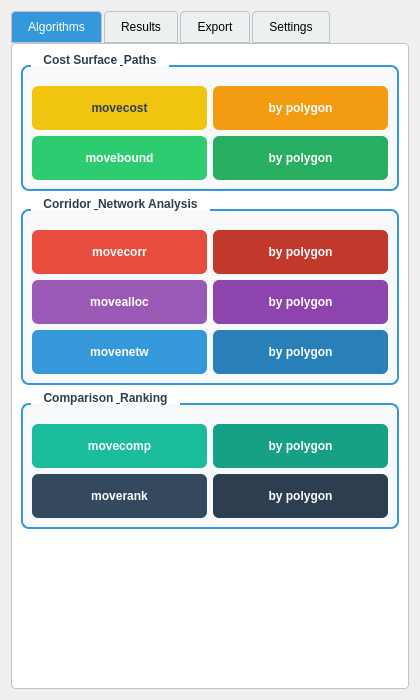
<?xml version="1.0" encoding="UTF-8"?>
<ui version="4.0">
 <class>MovecostDialog</class>
 <widget class="QDialog" name="MovecostDialog">
  <property name="geometry">
   <rect>
    <x>0</x>
    <y>0</y>
    <width>420</width>
    <height>700</height>
   </rect>
  </property>
  <property name="windowTitle">
   <string>MoveCost Analysis</string>
  </property>
  <property name="styleSheet">
   <string notr="true">QGroupBox {
    font-weight: bold;
    border: 2px solid #3498db;
    border-radius: 8px;
    margin-top: 12px;
    padding-top: 10px;
    background-color: #f8f9fa;
}
QGroupBox::title {
    subcontrol-origin: margin;
    left: 10px;
    padding: 0 8px;
    color: #2c3e50;
}
QPushButton {
    border: none;
    border-radius: 6px;
    padding: 8px 12px;
    font-weight: 500;
    min-height: 28px;
}
QPushButton:hover {
    opacity: 0.9;
}
QPushButton:pressed {
    padding-top: 10px;
}
QTabWidget::pane {
    border: 1px solid #bdc3c7;
    border-radius: 4px;
    background: white;
}
QTabBar::tab {
    background: #ecf0f1;
    border: 1px solid #bdc3c7;
    padding: 8px 16px;
    margin-right: 2px;
    border-top-left-radius: 4px;
    border-top-right-radius: 4px;
}
QTabBar::tab:selected {
    background: #3498db;
    color: white;
}
QTextEdit {
    border: 1px solid #bdc3c7;
    border-radius: 4px;
    background: white;
}
QComboBox {
    border: 1px solid #bdc3c7;
    border-radius: 4px;
    padding: 4px 8px;
    background: white;
}</string>
  </property>
  <layout class="QVBoxLayout" name="verticalLayout_main">
   <item>
    <widget class="QTabWidget" name="mc_tabWidget">
     <property name="currentIndex">
      <number>0</number>
     </property>
     <!-- Tab 1: Algorithms -->
     <widget class="QWidget" name="mc_tabAlgorithms">
      <attribute name="title">
       <string>Algorithms</string>
      </attribute>
      <layout class="QVBoxLayout" name="verticalLayout_algorithms">
       <!-- GroupBox: Cost Surface & Paths -->
       <item>
        <widget class="QGroupBox" name="groupBox_cost">
         <property name="title">
          <string>Cost Surface &amp; Paths</string>
         </property>
         <layout class="QGridLayout" name="gridLayout_cost">
          <item row="0" column="0">
           <widget class="QPushButton" name="pushButton_movecost">
            <property name="text">
             <string>movecost</string>
            </property>
            <property name="styleSheet">
             <string notr="true">background-color: #f1c40f; color: #2c3e50;</string>
            </property>
           </widget>
          </item>
          <item row="0" column="1">
           <widget class="QPushButton" name="pushButton_movecost_p">
            <property name="text">
             <string>by polygon</string>
            </property>
            <property name="styleSheet">
             <string notr="true">background-color: #f39c12; color: white;</string>
            </property>
           </widget>
          </item>
          <item row="1" column="0">
           <widget class="QPushButton" name="pushButton_movebound">
            <property name="text">
             <string>movebound</string>
            </property>
            <property name="styleSheet">
             <string notr="true">background-color: #2ecc71; color: white;</string>
            </property>
           </widget>
          </item>
          <item row="1" column="1">
           <widget class="QPushButton" name="pushButton_movebound_p">
            <property name="text">
             <string>by polygon</string>
            </property>
            <property name="styleSheet">
             <string notr="true">background-color: #27ae60; color: white;</string>
            </property>
           </widget>
          </item>
         </layout>
        </widget>
       </item>
       <!-- GroupBox: Corridor & Network Analysis -->
       <item>
        <widget class="QGroupBox" name="groupBox_analysis">
         <property name="title">
          <string>Corridor &amp; Network Analysis</string>
         </property>
         <layout class="QGridLayout" name="gridLayout_analysis">
          <item row="0" column="0">
           <widget class="QPushButton" name="pushButton_movecorr">
            <property name="text">
             <string>movecorr</string>
            </property>
            <property name="styleSheet">
             <string notr="true">background-color: #e74c3c; color: white;</string>
            </property>
           </widget>
          </item>
          <item row="0" column="1">
           <widget class="QPushButton" name="pushButton_movecorr_p">
            <property name="text">
             <string>by polygon</string>
            </property>
            <property name="styleSheet">
             <string notr="true">background-color: #c0392b; color: white;</string>
            </property>
           </widget>
          </item>
          <item row="1" column="0">
           <widget class="QPushButton" name="pushButton_movealloc">
            <property name="text">
             <string>movealloc</string>
            </property>
            <property name="styleSheet">
             <string notr="true">background-color: #9b59b6; color: white;</string>
            </property>
           </widget>
          </item>
          <item row="1" column="1">
           <widget class="QPushButton" name="pushButton_movealloc_p">
            <property name="text">
             <string>by polygon</string>
            </property>
            <property name="styleSheet">
             <string notr="true">background-color: #8e44ad; color: white;</string>
            </property>
           </widget>
          </item>
          <item row="2" column="0">
           <widget class="QPushButton" name="pushButton_movenetw">
            <property name="text">
             <string>movenetw</string>
            </property>
            <property name="styleSheet">
             <string notr="true">background-color: #3498db; color: white;</string>
            </property>
           </widget>
          </item>
          <item row="2" column="1">
           <widget class="QPushButton" name="pushButton_movenetw_p">
            <property name="text">
             <string>by polygon</string>
            </property>
            <property name="styleSheet">
             <string notr="true">background-color: #2980b9; color: white;</string>
            </property>
           </widget>
          </item>
         </layout>
        </widget>
       </item>
       <!-- GroupBox: Comparison & Ranking -->
       <item>
        <widget class="QGroupBox" name="groupBox_compare">
         <property name="title">
          <string>Comparison &amp; Ranking</string>
         </property>
         <layout class="QGridLayout" name="gridLayout_compare">
          <item row="0" column="0">
           <widget class="QPushButton" name="pushButton_movecomp">
            <property name="text">
             <string>movecomp</string>
            </property>
            <property name="styleSheet">
             <string notr="true">background-color: #1abc9c; color: white;</string>
            </property>
           </widget>
          </item>
          <item row="0" column="1">
           <widget class="QPushButton" name="pushButton_movecomp_p">
            <property name="text">
             <string>by polygon</string>
            </property>
            <property name="styleSheet">
             <string notr="true">background-color: #16a085; color: white;</string>
            </property>
           </widget>
          </item>
          <item row="1" column="0">
           <widget class="QPushButton" name="pushButton_moverank_p">
            <property name="text">
             <string>moverank</string>
            </property>
            <property name="styleSheet">
             <string notr="true">background-color: #34495e; color: white;</string>
            </property>
           </widget>
          </item>
          <item row="1" column="1">
           <widget class="QPushButton" name="pushButton_moverank_polygon">
            <property name="text">
             <string>by polygon</string>
            </property>
            <property name="styleSheet">
             <string notr="true">background-color: #2c3e50; color: white;</string>
            </property>
           </widget>
          </item>
         </layout>
        </widget>
       </item>
       <!-- Vertical spacer -->
       <item>
        <spacer name="verticalSpacer_algorithms">
         <property name="orientation">
          <enum>Qt::Vertical</enum>
         </property>
         <property name="sizeHint" stdset="0">
          <size>
           <width>20</width>
           <height>40</height>
          </size>
         </property>
        </spacer>
       </item>
      </layout>
     </widget>
     <!-- Tab 2: Results -->
     <widget class="QWidget" name="mc_tabResults">
      <attribute name="title">
       <string>Results</string>
      </attribute>
      <layout class="QVBoxLayout" name="verticalLayout_results">
       <!-- GroupBox: Cost Summary -->
       <item>
        <widget class="QGroupBox" name="groupBox_summary">
         <property name="title">
          <string>Cost Summary</string>
         </property>
         <layout class="QVBoxLayout" name="verticalLayout_summary">
          <item>
           <widget class="QTextEdit" name="textEdit_summary">
            <property name="readOnly">
             <bool>true</bool>
            </property>
            <property name="placeholderText">
             <string>Run an algorithm to see the cost summary here...</string>
            </property>
           </widget>
          </item>
         </layout>
        </widget>
       </item>
       <!-- GroupBox: R Plot Viewer -->
       <item>
        <widget class="QGroupBox" name="groupBox_plot">
         <property name="title">
          <string>R Plot Viewer</string>
         </property>
         <layout class="QVBoxLayout" name="verticalLayout_plot">
          <item>
           <widget class="QLabel" name="label_plot">
            <property name="minimumSize">
             <size>
              <width>0</width>
              <height>200</height>
             </size>
            </property>
            <property name="styleSheet">
             <string notr="true">background-color: white; border: 1px solid #bdc3c7; border-radius: 4px;</string>
            </property>
            <property name="text">
             <string>R plots will appear here after running an algorithm</string>
            </property>
            <property name="alignment">
             <set>Qt::AlignCenter</set>
            </property>
           </widget>
          </item>
          <item>
           <layout class="QHBoxLayout" name="horizontalLayout_plot_buttons">
            <item>
             <widget class="QPushButton" name="pushButton_refresh_plot">
              <property name="text">
               <string>Refresh Plot</string>
              </property>
              <property name="styleSheet">
               <string notr="true">background-color: #3498db; color: white;</string>
              </property>
             </widget>
            </item>
            <item>
             <widget class="QPushButton" name="pushButton_save_plot">
              <property name="text">
               <string>Save Plot</string>
              </property>
              <property name="styleSheet">
               <string notr="true">background-color: #2ecc71; color: white;</string>
              </property>
             </widget>
            </item>
           </layout>
          </item>
         </layout>
        </widget>
       </item>
      </layout>
     </widget>
     <!-- Tab 3: Export -->
     <widget class="QWidget" name="mc_tabExport">
      <attribute name="title">
       <string>Export</string>
      </attribute>
      <layout class="QVBoxLayout" name="verticalLayout_export">
       <!-- GroupBox: Export Options -->
       <item>
        <widget class="QGroupBox" name="groupBox_export">
         <property name="title">
          <string>Export Options</string>
         </property>
         <layout class="QVBoxLayout" name="verticalLayout_export_options">
          <item>
           <widget class="QPushButton" name="pushButton_export_csv">
            <property name="text">
             <string>Export Cost Table (CSV)</string>
            </property>
            <property name="styleSheet">
             <string notr="true">background-color: #27ae60; color: white;</string>
            </property>
           </widget>
          </item>
          <item>
           <widget class="QPushButton" name="pushButton_export_pdf">
            <property name="text">
             <string>Export Report (PDF)</string>
            </property>
            <property name="styleSheet">
             <string notr="true">background-color: #e74c3c; color: white;</string>
            </property>
           </widget>
          </item>
          <item>
           <widget class="QPushButton" name="pushButton_export_html">
            <property name="text">
             <string>Export Report (HTML)</string>
            </property>
            <property name="styleSheet">
             <string notr="true">background-color: #3498db; color: white;</string>
            </property>
           </widget>
          </item>
         </layout>
        </widget>
       </item>
       <!-- Vertical spacer -->
       <item>
        <spacer name="verticalSpacer_export">
         <property name="orientation">
          <enum>Qt::Vertical</enum>
         </property>
         <property name="sizeHint" stdset="0">
          <size>
           <width>20</width>
           <height>40</height>
          </size>
         </property>
        </spacer>
       </item>
      </layout>
     </widget>
     <!-- Tab 4: Settings -->
     <widget class="QWidget" name="mc_tabSettings">
      <attribute name="title">
       <string>Settings</string>
      </attribute>
      <layout class="QVBoxLayout" name="verticalLayout_settings">
       <!-- GroupBox: R Scripts -->
       <item>
        <widget class="QGroupBox" name="groupBox_rscripts">
         <property name="title">
          <string>R Scripts</string>
         </property>
         <layout class="QVBoxLayout" name="verticalLayout_rscripts">
          <item>
           <widget class="QPushButton" name="pushButton_add_script">
            <property name="text">
             <string>Install R Scripts</string>
            </property>
            <property name="styleSheet">
             <string notr="true">background-color: #95a5a6; color: white;</string>
            </property>
           </widget>
          </item>
          <item>
           <widget class="QLabel" name="label_rscripts_info">
            <property name="text">
             <string>Install or update the R scripts required for movecost algorithms</string>
            </property>
            <property name="wordWrap">
             <bool>true</bool>
            </property>
            <property name="styleSheet">
             <string notr="true">color: #7f8c8d; font-style: italic;</string>
            </property>
           </widget>
          </item>
         </layout>
        </widget>
       </item>
       <!-- GroupBox: Language -->
       <item>
        <widget class="QGroupBox" name="groupBox_language">
         <property name="title">
          <string>Language</string>
         </property>
         <layout class="QVBoxLayout" name="verticalLayout_language">
          <item>
           <widget class="QComboBox" name="comboBox_mc_language">
            <item>
             <property name="text">
              <string>English</string>
             </property>
            </item>
            <item>
             <property name="text">
              <string>Italiano</string>
             </property>
            </item>
            <item>
             <property name="text">
              <string>Francais</string>
             </property>
            </item>
            <item>
             <property name="text">
              <string>Espanol</string>
             </property>
            </item>
            <item>
             <property name="text">
              <string>Deutsch</string>
             </property>
            </item>
           </widget>
          </item>
          <item>
           <widget class="QLabel" name="label_mc_language_info">
            <property name="text">
             <string>Select language for tooltips and help documentation</string>
            </property>
            <property name="wordWrap">
             <bool>true</bool>
            </property>
            <property name="styleSheet">
             <string notr="true">color: #7f8c8d; font-style: italic;</string>
            </property>
           </widget>
          </item>
         </layout>
        </widget>
       </item>
       <!-- GroupBox: Layer Organization -->
       <item>
        <widget class="QGroupBox" name="groupBox_layers">
         <property name="title">
          <string>Layer Organization</string>
         </property>
         <layout class="QVBoxLayout" name="verticalLayout_layers">
          <item>
           <widget class="QPushButton" name="pushButton_organize">
            <property name="text">
             <string>Organize Layers</string>
            </property>
            <property name="styleSheet">
             <string notr="true">background-color: #1abc9c; color: white;</string>
            </property>
           </widget>
          </item>
          <item>
           <widget class="QCheckBox" name="checkBox_auto_organize">
            <property name="text">
             <string>Auto organize layers after running algorithms</string>
            </property>
            <property name="checked">
             <bool>true</bool>
            </property>
           </widget>
          </item>
         </layout>
        </widget>
       </item>
       <!-- GroupBox: Help & Documentation -->
       <item>
        <widget class="QGroupBox" name="groupBox_help">
         <property name="title">
          <string>Help &amp; Documentation</string>
         </property>
         <layout class="QVBoxLayout" name="verticalLayout_help">
          <item>
           <widget class="QPushButton" name="pushButton_mc_help">
            <property name="text">
             <string>Open Help Documentation</string>
            </property>
            <property name="styleSheet">
             <string notr="true">background-color: #3498db; color: white;</string>
            </property>
           </widget>
          </item>
         </layout>
        </widget>
       </item>
       <!-- Vertical spacer -->
       <item>
        <spacer name="verticalSpacer_settings">
         <property name="orientation">
          <enum>Qt::Vertical</enum>
         </property>
         <property name="sizeHint" stdset="0">
          <size>
           <width>20</width>
           <height>40</height>
          </size>
         </property>
        </spacer>
       </item>
      </layout>
     </widget>
    </widget>
   </item>
  </layout>
 </widget>
 <resources/>
 <connections/>
</ui>
